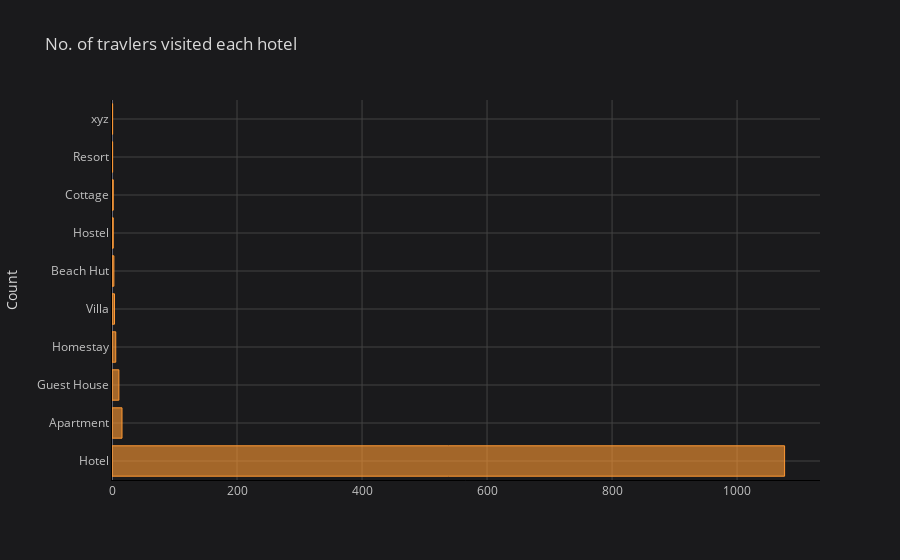

Notebook code cell kept with this figure:
### Markdown cell above
#### Customer preference of property types: The customers usually preferred hotels over other types of accomodation. This can be due to customer age and other details as well. Usually, hostels are preferred by single and solo travellers with lower budgets while families stick to comfortable hotels and average to higher rentals. This is worth investigating but the data does not provide more details on customers.

### Code cell
goa['property_type'].value_counts().iplot(kind='barh', yTitle='Count', linecolor='black', title='No. of travlers visited each hotel')

### Figure 1 — Plotly figure (JSON) as saved in the notebook; plotly's stock layout.template omitted (floating-point values rounded to 4 significant figures)
{"data": [{"marker": {"color": "rgba(255, 153, 51, 0.6)", "line": {"color": "rgba(255, 153, 51, 1.0)", "width": 1}}, "name": "property_type", "orientation": "h", "text": "", "type": "bar", "x": [1076, 16, 11, 6, 4, 3, 2, 2, 1, 1], "y": ["Hotel", "Apartment", "Guest House", "Homestay", "Villa", "Beach Hut", "Hostel", "Cottage", "Resort", "xyz"]}], "layout": {"legend": {"bgcolor": "#1A1A1C", "font": {"color": "#D9D9D9"}}, "paper_bgcolor": "#1A1A1C", "plot_bgcolor": "#1A1A1C", "title": {"font": {"color": "#D9D9D9"}, "text": "No. of travlers visited each hotel"}, "xaxis": {"gridcolor": "#434343", "linecolor": "black", "showgrid": true, "tickfont": {"color": "#C2C2C2"}, "title": {"font": {"color": "#D9D9D9"}, "text": ""}, "zerolinecolor": "#666570"}, "yaxis": {"gridcolor": "#434343", "linecolor": "black", "showgrid": true, "tickfont": {"color": "#C2C2C2"}, "title": {"font": {"color": "#D9D9D9"}, "text": "Count"}, "zerolinecolor": "#666570"}}}
